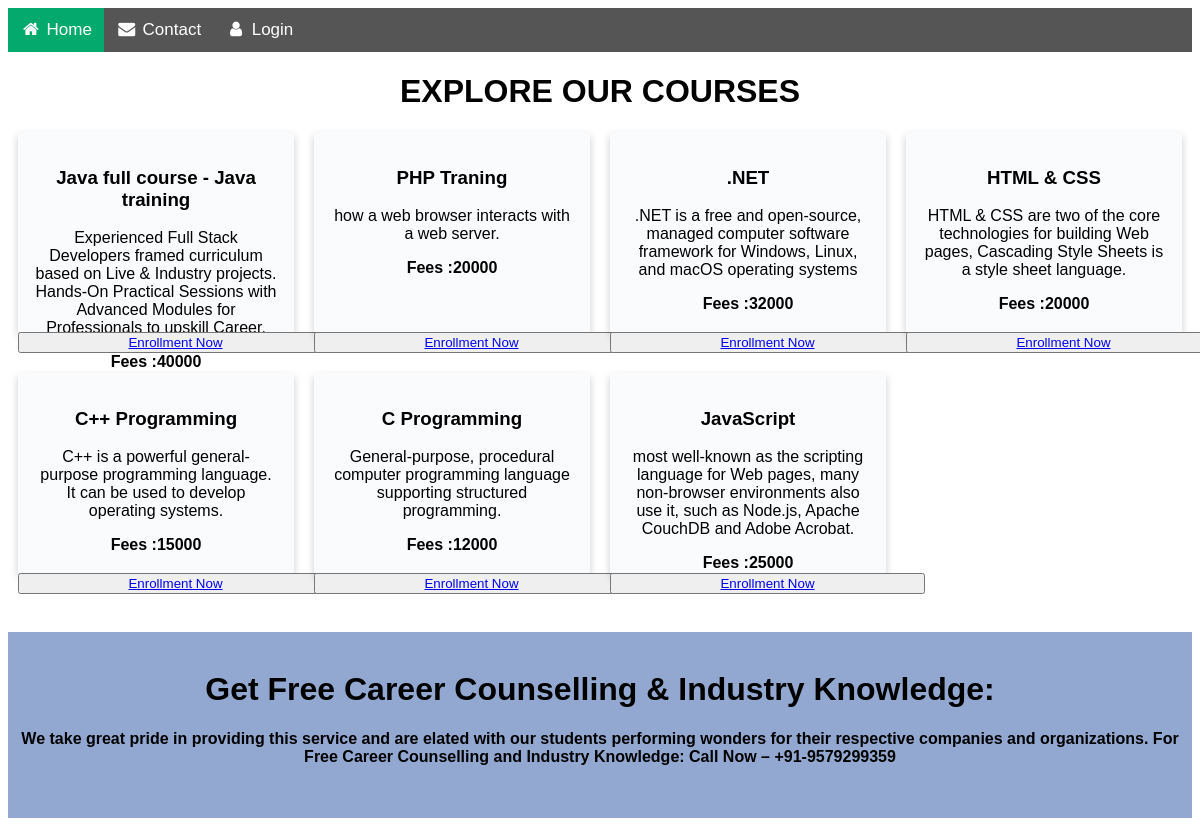
The app's page /home.php with its own data.
### tables this page shows
CREATE TABLE `cources` (
  `id` int(255) NOT NULL,
  `name` varchar(255) NOT NULL,
  `price` int(50) NOT NULL,
  `discription` varchar(1000) NOT NULL
);

### home.php (the view, shortened to what this page needs)
<?php
 $servername = "localhost";
 $username = "root";
 $password ="";
 $conn=new mysqli($servername,$username,$password);
 mysqli_select_db($conn,'login');
?>
<!DOCTYPE html>
<html>
<link rel="stylesheet" href="https://cdnjs.cloudflare.com/ajax/libs/font-awesome/4.7.0/css/font-awesome.min.css">
<body>
<div class="navbar">
  <a class="active" href="#"><i class="fa fa-fw fa-home"></i> Home</a>
  <a href="contact.php"><i class="fa fa-fw fa-envelope"></i> Contact</a>
  <a href="login.php"><i class="fa fa-fw fa-user"></i> Login</a>
</div>
 <h1 style="text-align:center" >EXPLORE OUR COURSES</h1>
 <div>
 <?php
$moviesql = "SELECT * FROM  cources";
$result = mysqli_query($conn,$moviesql)
or die("Invalid query: " . mysqli_error($conn));
while ($row = mysqli_fetch_array($result)) {
?>
<div class="form">
<form action="" method="POST">
<div class="column">
    <div class="card" style="background-image: url('img.jpg.jpg');">
      <h3><?php echo $row['name'];?></h3>
      <p><?php echo $row['discription'];?></p>
      <p style="font-weight:bold;"> Fees :<?php echo $row['price'];?></p>
    </div>
    <div class="form-input pt-0">
             <button class="enroll"> <a href="login.php">Enrollment Now</a></button>
            </div>
  </div>
</form>
</div>
<?php
}
?>
</div>
<div class="second ">
  <br>
  <div style="background-color: #92a8d1;">
  <br>
    <h1>Get Free Career Counselling & Industry Knowledge:</h1>
    <p>We take great pride in providing this service and are elated with our students performing wonders for their respective companies and organizations. For Free Career Counselling and Industry Knowledge: Call Now – +91-9579299359</p>
    <br><br>
  </div>
</div>
</body>
</html>

### home.php (style rules this page uses)
body { font-family: Arial, Helvetica, sans-serif; }
.navbar { width: 100%; background-color: #555; overflow: auto; }
.navbar a { float: left; padding: 12px; color: white; text-decoration: none; font-size: 17px; }
.active { background-color: #04AA6D; }
.second { clear:both; text-align:center; font-weight:bold; }
.enroll { width:315px; }
* { box-sizing: border-box; }
.column { float: left; width: 25%; padding: 0 10px; margin-bottom: 20px; }
.card { box-shadow: 0 4px 8px 0 rgba(0, 0, 0, 0.2); padding: 16px; text-align: center; background-color: #f1f1f1; height:200px; }

### records on screen
cources: name "Java full course - Java training", discription "Experienced Full Stack Developers framed curriculum based on Live & Industry projects. Hands-On Practical Sessions with Advanced Modules for Professionals to upskill Career.", price "40000"
cources: name "PHP Traning", discription "how a web browser interacts with a web server.", price "20000"
cources: name ".NET", discription ".NET is a free and open-source, managed computer software framework for Windows, Linux, and macOS operating systems", price "32000"
cources: name "HTML & CSS", discription "HTML & CSS are two of the core technologies for building Web pages, Cascading Style Sheets is a style sheet language.", price "20000"
cources: name "C++ Programming", discription "C++ is a powerful general-purpose programming language. It can be used to develop operating systems.", price "15000"
cources: name "C Programming", discription "General-purpose, procedural computer programming language supporting structured programming.", price "12000"
cources: name "JavaScript", discription "most well-known as the scripting language for Web pages, many non-browser environments also use it, such as Node.js, Apache CouchDB and Adobe Acrobat.", price "25000"
